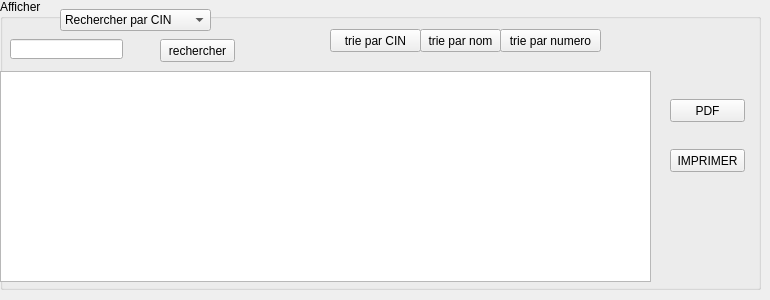
        <widget class="QWidget" name="tab_4">
         <attribute name="title">
          <string>Afficher</string>
         </attribute>
         <widget class="QTableView" name="table_clients">
          <property name="geometry">
           <rect>
            <x>0</x>
            <y>71</y>
            <width>651</width>
            <height>211</height>
           </rect>
          </property>
         </widget>
         <widget class="QGroupBox" name="groupBox_7">
          <property name="geometry">
           <rect>
            <x>0</x>
            <y>-1</y>
            <width>761</width>
            <height>291</height>
           </rect>
          </property>
          <property name="title">
           <string>Afficher</string>
          </property>
          <widget class="QComboBox" name="comboBox_3">
           <property name="geometry">
            <rect>
             <x>60</x>
             <y>10</y>
             <width>151</width>
             <height>22</height>
            </rect>
           </property>
           <item>
            <property name="text">
             <string>Rechercher par CIN</string>
            </property>
           </item>
           <item>
            <property name="text">
             <string>Rechercher par nom</string>
            </property>
           </item>
           <item>
            <property name="text">
             <string>Rechercher par numero</string>
            </property>
           </item>
          </widget>
          <widget class="QPushButton" name="pushButton_7">
           <property name="geometry">
            <rect>
             <x>160</x>
             <y>40</y>
             <width>75</width>
             <height>23</height>
            </rect>
           </property>
           <property name="text">
            <string>rechercher</string>
           </property>
          </widget>
          <widget class="QPushButton" name="pushButton_8">
           <property name="geometry">
            <rect>
             <x>330</x>
             <y>30</y>
             <width>91</width>
             <height>23</height>
            </rect>
           </property>
           <property name="text">
            <string>trie par CIN</string>
           </property>
          </widget>
          <widget class="QPushButton" name="pushButton_9">
           <property name="geometry">
            <rect>
             <x>420</x>
             <y>30</y>
             <width>81</width>
             <height>23</height>
            </rect>
           </property>
           <property name="text">
            <string>trie par nom</string>
           </property>
          </widget>
          <widget class="QPushButton" name="pushButton_10">
           <property name="geometry">
            <rect>
             <x>500</x>
             <y>30</y>
             <width>101</width>
             <height>23</height>
            </rect>
           </property>
           <property name="text">
            <string>trie par numero</string>
           </property>
          </widget>
          <widget class="QLineEdit" name="lineEdit">
           <property name="geometry">
            <rect>
             <x>10</x>
             <y>40</y>
             <width>113</width>
             <height>20</height>
            </rect>
           </property>
          </widget>
          <widget class="QPushButton" name="pushButton_13">
           <property name="geometry">
            <rect>
             <x>670</x>
             <y>100</y>
             <width>75</width>
             <height>23</height>
            </rect>
           </property>
           <property name="text">
            <string>PDF</string>
           </property>
          </widget>
          <widget class="QPushButton" name="pushButton_18">
           <property name="geometry">
            <rect>
             <x>670</x>
             <y>150</y>
             <width>75</width>
             <height>23</height>
            </rect>
           </property>
           <property name="text">
            <string>IMPRIMER</string>
           </property>
          </widget>
         </widget>
         <zorder>groupBox_7</zorder>
         <zorder>table_clients</zorder>
        </widget>
